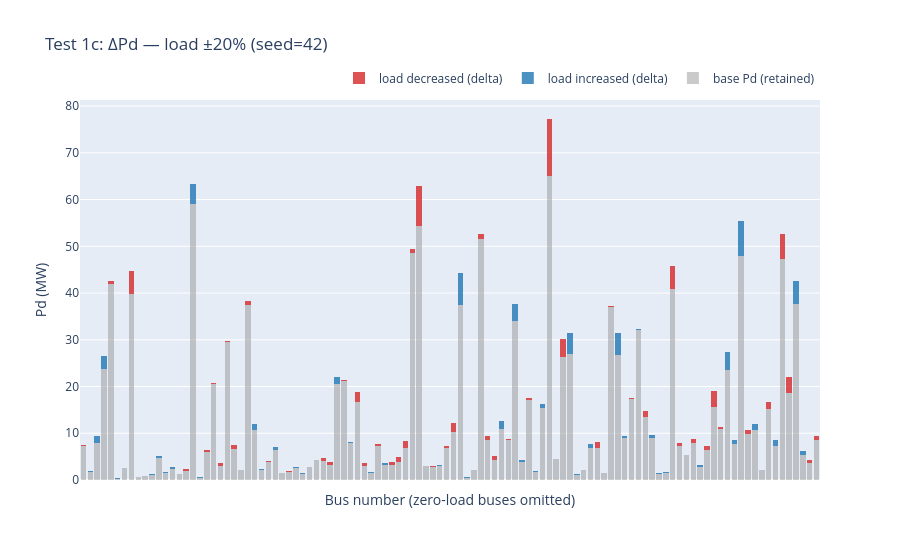

The cell this chart's notebook holds for it:
### Code cell
# Test 1c: load ±20% (seed=42)
IL_LOAD20_IN = M_CASES_DIR / "case_ACTIVSg200_load20pct.m"
IL_LOAD20_OUT = M_CASES_DIR / "case_ACTIVSg200_load20pct_solved.m"

fig_1c = plot_load_comparison(
    ILLINOIS_M, IL_LOAD20_IN, title="Test 1c: ΔPd — load ±20% (seed=42)"
)
_ = fig_1c.show()

load20_df, load20_stderr, load20_rc = run_solve_pf_out(IL_LOAD20_IN, IL_LOAD20_OUT)
pf_summary("Test 1c: load ±20%", load20_df, load20_rc, load20_stderr)
if load20_rc == 0:
    diff_vs_base("load ±20%", load20_df, il_df)

### Figure 1 — Plotly figure (JSON) as saved in the notebook; plotly's stock layout.template omitted (floating-point values rounded to 4 significant figures; data arrays with more than 128 entries replaced by an {"elided": "..."} marker saying what was removed)
{"data": [{"customdata": {"elided": "108x3 float values"}, "hovertemplate": "bus %{x}<br>base = %{customdata[0]:.2f} MW<br>pert = %{customdata[1]:.2f} MW<br>delta = %{customdata[2]:+.2f} MW<extra></extra>", "marker": {"color": "rgba(150,150,150,0.50)", "line": {"width": 0}}, "name": "base Pd (retained)", "type": "bar", "x": ["bus 2", "bus 4", "bus 6", "bus 8", "bus 10", "bus 12", "bus 13", "bus 16", "bus 18", "bus 19", "bus 20", "bus 21", "bus 23", "bus 24", "bus 26", "bus 28", "bus 30", "bus 32", "bus 33", "bus 35", "bus 37", "bus 38", "bus 39", "bus 40", "bus 41", "bus 42", "bus 43", "bus 44", "bus 46", "bus 47", "bus 48", "bus 54", "bus 56", "bus 57", "bus 58", "bus 59", "bus 60", "bus 61", "bus 62", "bus 63", "bus 74", "bus 75", "bus 80", "bus 82", "bus 83", "bus 84", "bus 85", "bus 86", "bus 88", "bus 89", "bus 93", "bus 95", "bus 96", "bus 97", "bus 99", "bus 100", "bus 101", "bus 106", "bus 107", "bus 108", "bus 109", "bus 110", "bus 111", "bus 117", "bus 118", "bus 119", "bus 120", "bus 122", "bus 129", "bus 130", "bus 131", "bus 132", "bus 137", "bus 138", "bus 139", "bus 140", "bus 141", "bus 142", "bus 143", "bus 144", "bus 145", "bus 148", "bus 157", "bus 158", "bus 159", "bus 162", "bus 163", "bus 171", "bus 172", "bus 173", "bus 174", "bus 175", "bus 176", "bus 177", "bus 179", "bus 180", "bus 181", "bus 184", "bus 185", "bus 186", "bus 190", "bus 191", "bus 192", "bus 193", "bus 194", "bus 198", "bus 199", "bus 200"], "y": [7.209, 1.7, 7.95, 23.74, 41.83, 0.3, 2.52, 39.88, 0.5861, 0.77, 1.13, 4.61, 1.41, 2.4, 1.185, 1.905, 59.09, 0.51, 5.991, 20.51, 3.042, 29.52, 6.601, 2.04, 37.38, 10.62, 2.09, 3.839, 6.34, 1.471, 1.666, 2.66, 1.31, 2.774, 4.23, 4.048, 3.214, 20.55, 21.16, 7.98, 16.76, 2.964, 1.48, 7.315, 3.14, 3.25, 3.908, 6.897, 48.59, 54.33, 2.994, 2.762, 2.96, 6.925, 10.31, 37.39, 0.52, 2.06, 51.5, 8.562, 4.327, 10.86, 8.664, 34.08, 3.94, 17.07, 1.8, 15.44, 64.99, 4.4, 26.26, 26.96, 1.16, 2.075, 6.84, 6.84, 1.412, 37.12, 26.78, 9.05, 17.35, 32.02, 13.47, 8.97, 1.39, 1.45, 40.86, 7.276, 5.38, 7.86, 2.77, 6.329, 15.55, 11.0, 23.61, 7.74, 47.98, 9.903, 10.79, 2.1, 15.19, 7.23, 47.28, 18.67, 37.57, 5.37, 3.743, 8.631]}, {"customdata": {"elided": "108x2 float values"}, "hovertemplate": "bus %{x}<br>delta = +%{customdata[1]:.2f} MW<br>base = %{customdata[0]:.2f} MW<extra></extra>", "marker": {"color": "rgba(31,119,180,0.80)", "line": {"width": 0}}, "name": "load increased (delta)", "type": "bar", "x": ["bus 2", "bus 4", "bus 6", "bus 8", "bus 10", "bus 12", "bus 13", "bus 16", "bus 18", "bus 19", "bus 20", "bus 21", "bus 23", "bus 24", "bus 26", "bus 28", "bus 30", "bus 32", "bus 33", "bus 35", "bus 37", "bus 38", "bus 39", "bus 40", "bus 41", "bus 42", "bus 43", "bus 44", "bus 46", "bus 47", "bus 48", "bus 54", "bus 56", "bus 57", "bus 58", "bus 59", "bus 60", "bus 61", "bus 62", "bus 63", "bus 74", "bus 75", "bus 80", "bus 82", "bus 83", "bus 84", "bus 85", "bus 86", "bus 88", "bus 89", "bus 93", "bus 95", "bus 96", "bus 97", "bus 99", "bus 100", "bus 101", "bus 106", "bus 107", "bus 108", "bus 109", "bus 110", "bus 111", "bus 117", "bus 118", "bus 119", "bus 120", "bus 122", "bus 129", "bus 130", "bus 131", "bus 132", "bus 137", "bus 138", "bus 139", "bus 140", "bus 141", "bus 142", "bus 143", "bus 144", "bus 145", "bus 148", "bus 157", "bus 158", "bus 159", "bus 162", "bus 163", "bus 171", "bus 172", "bus 173", "bus 174", "bus 175", "bus 176", "bus 177", "bus 179", "bus 180", "bus 181", "bus 184", "bus 185", "bus 186", "bus 190", "bus 191", "bus 192", "bus 193", "bus 194", "bus 198", "bus 199", "bus 200"], "y": [0.0, 0.1342, 1.512, 2.716, 0.0, 0.05121, 0.145, 0.0, 0.0, 0.1009, 0.05951, 0.4759, 0.2655, 0.3774, 0.0, 0.0, 4.327, 0.09537, 0.0, 0.0, 0.0, 0.0, 0.0, 0.1386, 0.0, 1.413, 0.1674, 0.0, 0.7729, 0.0, 0.0, 0.1754, 0.1471, 0.0, 0.1163, 0.0, 0.0, 1.384, 0.0, 0.2082, 0.0, 0.0, 0.1681, 0.0, 0.3944, 0.0, 0.0, 0.0, 0.0, 0.0, 0.0, 0.0, 0.1543, 0.0, 0.0, 6.908, 0.08498, 0.1787, 0.0, 0.0, 0.0, 1.749, 0.0, 3.524, 0.3459, 0.0, 0.09166, 0.9255, 0.0, 0.1543, 0.0, 4.584, 0.2128, 0.0, 0.7736, 0.0, 0.0, 0.0, 4.69, 0.2597, 0.0, 0.2648, 0.0, 0.572, 0.1262, 0.2413, 0.0, 0.0, 0.0324, 0.0, 0.4831, 0.0, 0.0, 0.0, 3.699, 0.7697, 7.5, 0.0, 1.174, 0.1358, 0.0, 1.263, 0.0, 0.0, 4.976, 0.8046, 0.0, 0.0]}, {"customdata": {"elided": "108x2 float values"}, "hovertemplate": "bus %{x}<br>delta = %{customdata[1]:.2f} MW<br>base = %{customdata[0]:.2f} MW<extra></extra>", "marker": {"color": "rgba(214,39,40,0.80)", "line": {"width": 0}}, "name": "load decreased (delta)", "type": "bar", "x": ["bus 2", "bus 4", "bus 6", "bus 8", "bus 10", "bus 12", "bus 13", "bus 16", "bus 18", "bus 19", "bus 20", "bus 21", "bus 23", "bus 24", "bus 26", "bus 28", "bus 30", "bus 32", "bus 33", "bus 35", "bus 37", "bus 38", "bus 39", "bus 40", "bus 41", "bus 42", "bus 43", "bus 44", "bus 46", "bus 47", "bus 48", "bus 54", "bus 56", "bus 57", "bus 58", "bus 59", "bus 60", "bus 61", "bus 62", "bus 63", "bus 74", "bus 75", "bus 80", "bus 82", "bus 83", "bus 84", "bus 85", "bus 86", "bus 88", "bus 89", "bus 93", "bus 95", "bus 96", "bus 97", "bus 99", "bus 100", "bus 101", "bus 106", "bus 107", "bus 108", "bus 109", "bus 110", "bus 111", "bus 117", "bus 118", "bus 119", "bus 120", "bus 122", "bus 129", "bus 130", "bus 131", "bus 132", "bus 137", "bus 138", "bus 139", "bus 140", "bus 141", "bus 142", "bus 143", "bus 144", "bus 145", "bus 148", "bus 157", "bus 158", "bus 159", "bus 162", "bus 163", "bus 171", "bus 172", "bus 173", "bus 174", "bus 175", "bus 176", "bus 177", "bus 179", "bus 180", "bus 181", "bus 184", "bus 185", "bus 186", "bus 190", "bus 191", "bus 192", "bus 193", "bus 194", "bus 198", "bus 199", "bus 200"], "y": [0.1807, 0.0, 0.0, 0.0, 0.847, 0.0, 0.0, 4.884, 0.1239, 0.0, 0.0, 0.0, 0.0, 0.0, 0.1649, 0.4252, 0.0, 0.0, 0.4487, 0.2528, 0.5285, 0.2897, 0.8094, 0.0, 0.9638, 0.0, 0.0, 0.3115, 0.0, 0.06931, 0.1541, 0.0, 0.0, 0.04634, 0.0, 0.6815, 0.5859, 0.0, 0.2475, 0.0, 1.997, 0.636, 0.0, 0.2846, 0.0, 0.4995, 0.9221, 1.353, 0.7524, 8.516, 0.0659, 0.2382, 0.0, 0.4052, 1.86, 0.0, 0.0, 0.0, 1.065, 0.8582, 0.833, 0.0, 0.156, 0.0, 0.0, 0.4767, 0.0, 0.0, 12.25, 0.0, 3.986, 0.0, 0.0, 0.01479, 0.0, 1.37, 0.007578, 0.1385, 0.0, 0.0, 0.186, 0.0, 1.292, 0.0, 0.0, 0.0, 4.942, 0.664, 0.0, 0.8502, 0.0, 0.9807, 3.461, 0.2931, 0.0, 0.0, 0.0, 0.7871, 0.0, 0.0, 1.595, 0.0, 5.464, 3.318, 0.0, 0.0, 0.5173, 0.7086]}], "layout": {"barmode": "stack", "legend": {"orientation": "h", "x": 1, "xanchor": "right", "y": 1.02, "yanchor": "bottom"}, "title": {"text": "Test 1c: ΔPd — load ±20% (seed=42)"}, "xaxis": {"showticklabels": false, "title": {"text": "Bus number (zero-load buses omitted)"}}, "yaxis": {"title": {"text": "Pd (MW)"}}}}
